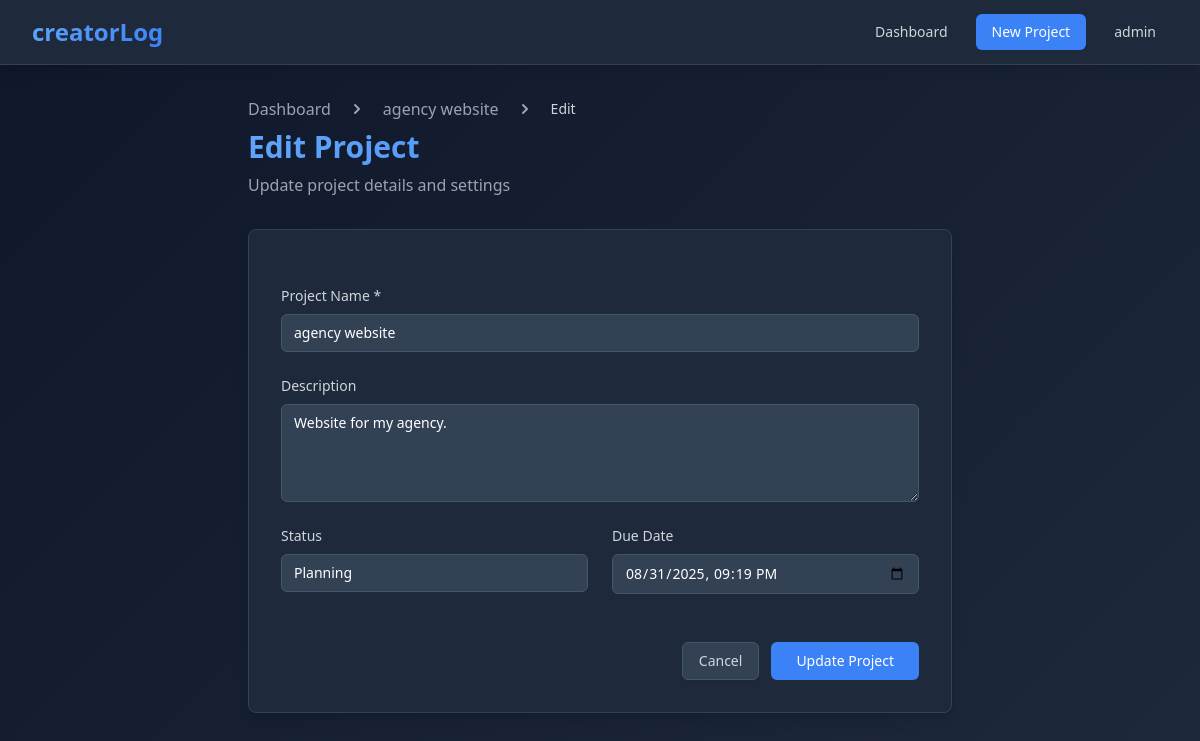
The page /projects/2/edit/ (signed in) on the database its author committed.
### projects/models.py (models this page shows, shortened)
class Project(models.Model):
    STATUS_CHOICES = [
        ('planning', 'Planning'),
        ('in_progress', 'In Progress'),
        ('completed', 'Completed'),
        ('on_hold', 'On Hold'),
    ]
    name = models.CharField(max_length=200)
    description = models.TextField(blank=True)
    status = models.CharField(max_length=20, choices=STATUS_CHOICES, default='planning')
    progress = models.IntegerField(default=0, help_text="Progress percentage (0-100)")
    due_date = models.DateTimeField(null=True, blank=True)
    owner = models.ForeignKey(User, on_delete=models.CASCADE)
    created_date = models.DateTimeField(default=timezone.now)
    updated_date = models.DateTimeField(auto_now=True)
    class Meta:
        ordering = ['-updated_date']

### projects/views.py (the view)
# urls.py: path('<int:project_id>/edit/', views.edit_project, name='edit_project'),
@login_required
def edit_project(request, project_id):
    project = get_object_or_404(Project, id=project_id, owner=request.user)
    if request.method == 'POST':
        form = ProjectForm(request.POST, instance=project)
        if form.is_valid():
            form.save()
            messages.success(request, f'Project "{project.name}" updated successfully!')
            return redirect('projects:project_detail', project_id=project.id)
    else:
        form = ProjectForm(instance=project)
    return render(request, 'projects/edit_project.html', {'form': form, 'project': project})

### projects/forms.py
class ProjectForm(forms.ModelForm):
    class Meta:
        model = Project
        fields = ['name', 'description', 'status', 'due_date']
        widgets = {
            'description': forms.Textarea(attrs={'rows': 4}),
            'due_date': forms.DateTimeInput(attrs={'type': 'datetime-local'}),
        }
    def __init__(self, *args, **kwargs):
        super().__init__(*args, **kwargs)
        self.helper = FormHelper()
        self.helper.layout = Layout(
            Field('name', css_class='w-full'),
            Field('description', css_class='w-full'),
            Row(
                Column('status', css_class='form-group col-md-6 mb-0'),
                Column('due_date', css_class='form-group col-md-6 mb-0'),
                css_class='form-row'
            ),
            Submit('submit', 'Save Project', css_class='bg-blue-600 hover:bg-blue-700 text-white font-bold py-2 px-4 rounded')
        )

### templates/projects/edit_project.html (shortened to what this page needs)
{% extends 'base.html' %}
{% load crispy_forms_tags %}
{% load widget_tweaks %}
{% block content %}
<div class="max-w-3xl mx-auto px-4 sm:px-6 lg:px-8 py-8">
    <div class="mb-8">
        <nav class="flex" aria-label="Breadcrumb">
            <ol class="flex items-center space-x-4">
                <li>
                    <a href="{% url 'projects:dashboard' %}" class="text-gray-400 hover:text-gray-300 transition duration-200">
                        Dashboard
                    </a>
                </li>
                <li>
                    <div class="flex items-center">
                        <svg class="flex-shrink-0 h-5 w-5 text-gray-400" fill="currentColor" viewBox="0 0 20 20">
                            <path fill-rule="evenodd" d="M7.293 14.707a1 1 0 010-1.414L10.586 10 7.293 6.707a1 1 0 011.414-1.414l4 4a1 1 0 010 1.414l-4 4a1 1 0 01-1.414 0z" clip-rule="evenodd"></path>
                        </svg>
                        <a href="{% url 'projects:project_detail' project.id %}" class="ml-4 text-gray-400 hover:text-gray-300 transition duration-200">
                            {{ project.name }}
                        </a>
                    </div>
                </li>
                <li>
                    <div class="flex items-center">
                        <svg class="flex-shrink-0 h-5 w-5 text-gray-400" fill="currentColor" viewBox="0 0 20 20">
                            <path fill-rule="evenodd" d="M7.293 14.707a1 1 0 010-1.414L10.586 10 7.293 6.707a1 1 0 011.414-1.414l4 4a1 1 0 010 1.414l-4 4a1 1 0 01-1.414 0z" clip-rule="evenodd"></path>
                        </svg>
                        <span class="ml-4 text-sm font-medium text-gray-300">Edit</span>
                    </div>
                </li>
            </ol>
        </nav>
        <h1 class="mt-2 text-3xl font-bold gradient-text">Edit Project</h1>
        <p class="mt-2 text-gray-400">Update project details and settings</p>
    </div>
    <div class="bg-dark-blue-800 rounded-lg shadow-lg border border-dark-blue-700 p-8">
        <form method="post" class="space-y-6">
            <div>
                <label for="{{ form.name.id_for_label }}" class="block text-sm font-medium text-gray-300 mb-2">
                    Project Name *
                </label>
                {{ form.name|add_class:"appearance-none rounded-md relative block w-full px-3 py-2 border border-dark-blue-600 placeholder-gray-500 text-white bg-dark-blue-700 focus:outline-none focus:ring-accent-blue-500 focus:border-accent-blue-500 sm:text-sm" }}
            </div>
            <div>
                <label for="{{ form.description.id_for_label }}" class="block text-sm font-medium text-gray-300 mb-2">
                    Description
                </label>
                {{ form.description|add_class:"appearance-none rounded-md relative block w-full px-3 py-2 border border-dark-blue-600 placeholder-gray-500 text-white bg-dark-blue-700 focus:outline-none focus:ring-accent-blue-500 focus:border-accent-blue-500 sm:text-sm" }}
            </div>
            <div class="grid grid-cols-1 md:grid-cols-2 gap-6">
                <div>
                    <label for="{{ form.status.id_for_label }}" class="block text-sm font-medium text-gray-300 mb-2">
                        Status
                    </label>
                    {{ form.status|add_class:"appearance-none rounded-md relative block w-full px-3 py-2 border border-dark-blue-600 placeholder-gray-500 text-white bg-dark-blue-700 focus:outline-none focus:ring-accent-blue-500 focus:border-accent-blue-500 sm:text-sm" }}
                </div>
                <div>
                    <label for="{{ form.due_date.id_for_label }}" class="block text-sm font-medium text-gray-300 mb-2">
                        Due Date
                    </label>
                    {{ form.due_date|add_class:"appearance-none rounded-md relative block w-full px-3 py-2 border border-dark-blue-600 placeholder-gray-500 text-white bg-dark-blue-700 focus:outline-none focus:ring-accent-blue-500 focus:border-accent-blue-500 sm:text-sm" }}
                </div>
            </div>
            <div class="flex justify-end space-x-3 pt-6">
                <a href="{% url 'projects:project_detail' project.id %}"
                   class="px-4 py-2 border border-dark-blue-600 rounded-md shadow-sm text-sm font-medium text-gray-300 bg-dark-blue-700 hover:bg-dark-blue-600 transition duration-200">
                    Cancel
                </a>
                <button type="submit"
                        class="px-6 py-2 border border-transparent text-sm font-medium rounded-md text-white bg-accent-blue-500 hover:bg-accent-blue-400 transition duration-200">
                    Update Project
                </button>
            </div>
        </form>
    </div>
</div>
{% endblock %}

### templates/base.html (shortened to what this page needs)
<!DOCTYPE html>
<html lang="en" class="h-full">
<head>
    <script src="https://cdn.tailwindcss.com"></script>
</head>
<body class="h-full text-gray-100">
    <div class="min-h-full">
        <nav class="bg-dark-blue-800 shadow-lg border-b border-dark-blue-700">
            <div class="max-w-7xl mx-auto px-4 sm:px-6 lg:px-8">
                <div class="flex justify-between h-16">
                    <div class="flex items-center">
                        <a href="{% url 'projects:dashboard' %}" class="flex items-center">
                            <span class="text-2xl font-bold gradient-text">creatorLog</span>
                        </a>
                    </div>
                    <div class="flex items-center space-x-4">
                        {% if user.is_authenticated %}
                            <a href="{% url 'projects:dashboard' %}" class="text-gray-300 hover:text-white px-3 py-2 rounded-md text-sm font-medium transition duration-200">
                                Dashboard
                            </a>
                            <a href="{% url 'projects:create_project' %}" class="bg-accent-blue-500 hover:bg-accent-blue-400 text-white px-4 py-2 rounded-md text-sm font-medium transition duration-200">
                                New Project
                            </a>
                            <div class="relative group">
                                <button class="text-gray-300 hover:text-white px-3 py-2 rounded-md text-sm font-medium transition duration-200">
                                    {{ user.username }}
                                </button>
                            </div>
                        {% endif %}
                    </div>
                </div>
            </div>
        </nav>
        <main>
            {% block content %}{% endblock %}
        </main>
    </div>
</body>
</html>

### templates/base.html (style rules this page uses)
body { background: linear-gradient(135deg, #0f172a 0%, #1e293b 100%); }
.gradient-text { background: linear-gradient(135deg, #60a5fa, #3b82f6); -webkit-background-clip: text; -webkit-text-fill-color: transparent; background-clip: text; }

### rows shown on the page
Project: name "agency website", description "Website for my agency.", status "Planning", due_date "08/31/2025 21:19"

### other values the page prints
{{ user.username }} "admin"
